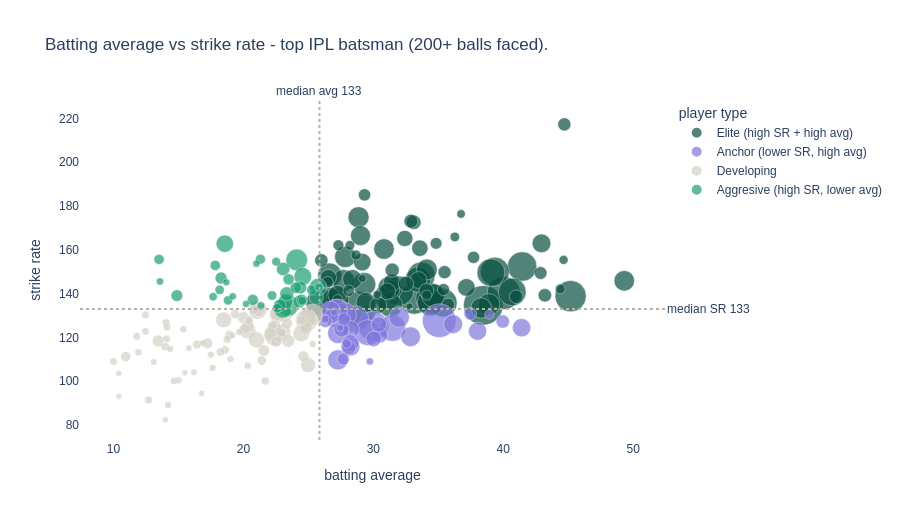

Source (notebook cell):
### Code cell
top_bat = batting[
    (batting["balls_faced"] >= 200) &
    (batting["batting_average"] >= 10) &
    (batting["strike_rate"] >= 80)
].copy()

median_sr = top_bat["strike_rate"].median()
median_avg = top_bat["batting_average"].median()

def quadrant(row):
    if row["strike_rate"] >= median_sr and row["batting_average"] >= median_avg:
        return "Elite (high SR + high avg)"
    if row["strike_rate"] >= median_sr:
        return "Aggresive (high SR, lower avg)"
    if row["batting_average"] >= median_avg:
        return "Anchor (lower SR, high avg)"
    return "Developing"

top_bat["player_type"] = top_bat.apply(quadrant, axis=1)

QUAD_COLORS = {
    "Elite (high SR + high avg)" : "#085041",
    "Aggresive (high SR, lower avg)" : "#1D9E75",
    "Anchor (lower SR, high avg)" : "#7F77DD",
    "Developing" : "#D3D1C7",
}

fig4 = px.scatter(
    top_bat,
    x="batting_average",
    y="strike_rate",
    color="player_type",
    color_discrete_map=QUAD_COLORS,
    size="total_runs",
    size_max=28,
    hover_name="batsman",
    hover_data={
        "total_runs" : True,
        "hundreds" : True,
        "fifties" : True,
        "balls_faced" : True,
        "player_type" : False,
    },
    title="Batting average vs strike rate - top IPL batsman (200+ balls faced).",
    labels={
        "batting_average": "batting average",
        "strike_rate": "strike rate",
        "player_type": "player type",
    },
    height=520,
)

fig4.add_hline(y=median_sr, line_dash="dot", line_color="#B4B2A9",
              annotation_text=f"median SR {median_sr:.0f}", annotation_position="right")
fig4.add_vline(x=median_avg, line_dash="dot", line_color="#B4B2A9",
              annotation_text=f"median avg {median_sr:.0f}", annotation_position="top")

fig4.update_layout(
    plot_bgcolor="white",
    paper_bgcolor="white",
    font_family="Arial",
    legend_title_text="player type",
)
fig4.update_traces(marker_line_width=0.5, marker_line_color="white")
fig4.show()

insight_4 = """
INSIGHT: The top-right quadrant (elite) contains the players most valuable 
in T20 auctions — high average means they don't get out cheaply, high SR means 
they score fast. Bubble size = total career runs. Hover over any bubble to see 
the full player profile. Notice that most 'elite' players have 10,000+ balls 
faced — longevity in the IPL is itself a strong signal of quality.
"""
print(insight_4)

### Figure 1 — Plotly figure (JSON) as saved in the notebook; plotly's stock layout.template omitted (floating-point values rounded to 4 significant figures; data arrays with more than 128 entries replaced by an {"elided": "..."} marker saying what was removed)
{"data": [{"customdata": {"elided": "77x5 mixed values"}, "hovertemplate": "<b>%{hovertext}</b><br><br>batting average=%{x}<br>strike rate=%{y}<br>total_runs=%{customdata[0]}<br>hundreds=%{customdata[1]}<br>fifties=%{customdata[2]}<br>balls_faced=%{customdata[3]}<extra></extra>", "hovertext": ["V Kohli", "RG Sharma", "DA Warner", "KL Rahul", "SK Raina", "MS Dhoni", "SV Samson", "AB de Villiers", "CH Gayle", "KD Karthik", "F du Plessis", "JC Buttler", "Shubman Gill", "SA Yadav", "SS Iyer", "SR Watson", "RR Pant", "Ishan Kishan", "Q de Kock", "KA Pollard", "DA Miller", "YK Pathan", "N Rana", "HH Pandya", "RD Gaikwad", "V Sehwag", "AD Russell", "YBK Jaiswal", "N Pooran", "B Sai Sudharsan", "SE Marsh", "DR Smith", "Abhishek Sharma", "RA Tripathi", "MP Stoinis", "S Dube", "H Klaasen", "AC Gilchrist", "P Simran Singh", "Tilak Varma", "MR Marsh", "VR Iyer", "JM Bairstow", "AK Markram", "RM Patidar", "SO Hetmyer", "TM Head", "RK Singh", "CA Lynn", "PD Salt", "Dhruv Jurel", "TH David", "ML Hayden", "DP Conway", "LS Livingstone", "C Green", "V Suryavanshi", "KP Pietersen", "T Stubbs", "Priyansh Arya", "Shashank Singh", "A Raghuvanshi", "RD Rickelton", "Nithish Kumar Reddy", "ST Jayasuriya", "Naman Dhir", "E Lewis", "JJ Roy", "WG Jacks", "HM Amla", "Ashutosh Sharma", "JP Inglis", "C Connolly", "A Mhatre", "Sameer Rizvi", "KR Mayers", "Kartik Sharma"], "legendgroup": "Elite (high SR + high avg)", "marker": {"color": "#085041", "line": {"color": "white", "width": 0.5}, "size": [9346, 7331, 6567, 5828, 5536, 5439, 5181, 5181, 4997, 4843, 4773, 4647, 4598, 4581, 4233, 3880, 3879, 3600, 3444, 3437, 3288, 3222, 3078, 2964, 2839, 2728, 2655, 2593, 2527, 2515, 2489, 2385, 2379, 2291, 2242, 2129, 2104, 2069, 1865, 1858, 1855, 1677, 1674, 1671, 1612, 1566, 1556, 1398, 1329, 1258, 1195, 1151, 1107, 1080, 1066, 1029, 1028, 1001, 986, 909, 905, 885, 836, 787, 768, 710, 654, 614, 602, 577, 564, 544, 491, 441, 424, 379, 295], "sizemode": "area", "sizeref": 11.92, "symbol": "circle"}, "mode": "markers", "name": "Elite (high SR + high avg)", "orientation": "v", "showlegend": true, "type": "scatter", "x": [38.46, 28.86, 40.04, 45.18, 33.15, 34.42, 31.98, 41.45, 39.35, 25.9, 35.36, 39.05, 40.69, 33.68, 34.41, 31.04, 33.44, 31.3, 31.31, 26.64, 34.61, 29.29, 27.24, 27.7, 38.89, 27.84, 28.86, 34.12, 30.82, 49.31, 38.29, 29.44, 29.01, 26.64, 28.38, 31.31, 42.94, 27.22, 29.14, 37.16, 31.44, 31.06, 33.48, 30.38, 33.58, 26.54, 32.42, 32.51, 34.08, 33.11, 31.45, 32.89, 41.0, 43.2, 26.0, 35.48, 44.7, 35.75, 42.87, 29.32, 37.71, 35.4, 34.83, 28.11, 26.48, 27.31, 27.25, 34.11, 28.67, 44.38, 28.2, 36.27, 44.64, 36.75, 30.29, 29.15, 32.78], "xaxis": "x", "y": [134.6, 132.9, 140.3, 138.8, 137.5, 137.9, 141.3, 152.4, 150.0, 135.7, 135.8, 149.5, 140.7, 148.1, 135.9, 138.5, 146.4, 142.5, 134.7, 148.5, 139.1, 144.3, 137.1, 145.9, 135.0, 156.8, 174.9, 151.0, 160.3, 145.8, 133.4, 135.9, 166.5, 138.4, 146.5, 141.9, 163.0, 139.5, 154.4, 142.8, 144.9, 141.0, 146.2, 134.7, 160.7, 147.3, 165.2, 144.4, 141.2, 172.6, 150.7, 173.1, 138.6, 139.2, 155.2, 149.8, 217.3, 134.9, 149.4, 185.1, 156.6, 141.8, 163.0, 141.3, 145.2, 162.1, 137.1, 139.2, 157.6, 142.1, 162.1, 165.8, 155.4, 176.4, 139.5, 146.9, 134.1], "yaxis": "y"}, {"customdata": {"elided": "36x5 mixed values"}, "hovertemplate": "<b>%{hovertext}</b><br><br>batting average=%{x}<br>strike rate=%{y}<br>total_runs=%{customdata[0]}<br>hundreds=%{customdata[1]}<br>fifties=%{customdata[2]}<br>balls_faced=%{customdata[3]}<extra></extra>", "hovertext": ["S Dhawan", "AM Rahane", "RV Uthappa", "AT Rayudu", "G Gambhir", "MK Pandey", "RA Jadeja", "BB McCullum", "M Vijay", "SPD Smith", "JH Kallis", "SR Tendulkar", "D Padikkal", "R Dravid", "KS Williamson", "JP Duminy", "MEK Hussey", "DPMD Jayawardene", "MK Tiwary", "SS Tiwary", "S Badrinath", "BJ Hodge", "DJ Hussey", "V Shankar", "TM Dilshan", "LMP Simmons", "MC Henriques", "A Symonds", "CL White", "HH Gibbs", "RS Bopara", "OA Shah", "MV Boucher", "DJ Mitchell", "JEC Franklin", "LA Pomersbach"], "legendgroup": "Anchor (lower SR, high avg)", "marker": {"color": "#7F77DD", "line": {"color": "white", "width": 0.5}, "size": [6769, 5367, 4954, 4348, 4217, 4021, 3526, 2882, 2619, 2495, 2427, 2334, 2270, 2174, 2132, 2029, 1977, 1808, 1695, 1494, 1441, 1400, 1322, 1233, 1153, 1079, 1000, 974, 971, 886, 531, 506, 394, 351, 327, 302], "sizemode": "area", "sizeref": 11.92, "symbol": "circle"}, "mode": "markers", "name": "Anchor (lower SR, high avg)", "orientation": "v", "showlegend": true, "type": "scatter", "x": [35.07, 29.98, 27.22, 28.61, 31.47, 29.57, 27.76, 27.19, 27.28, 31.99, 27.27, 32.87, 26.71, 28.23, 36.14, 41.41, 38.02, 28.25, 28.25, 30.49, 30.02, 30.43, 27.54, 26.8, 28.12, 39.96, 26.32, 37.46, 27.74, 27.69, 27.95, 38.92, 26.27, 27.0, 29.73, 27.45], "xaxis": "x", "y": [127.6, 125.1, 130.9, 128.2, 124.2, 122.1, 130.3, 132.4, 121.9, 129.2, 109.7, 120.2, 132.1, 115.8, 126.0, 124.4, 122.8, 123.7, 117.4, 121.0, 119.3, 125.9, 123.5, 129.5, 115.2, 127.2, 127.4, 130.7, 128.3, 110.1, 117.2, 130.4, 128.3, 131.5, 109.0, 124.3], "yaxis": "y"}, {"customdata": {"elided": "76x5 mixed values"}, "hovertemplate": "<b>%{hovertext}</b><br><br>batting average=%{x}<br>strike rate=%{y}<br>total_runs=%{customdata[0]}<br>hundreds=%{customdata[1]}<br>fifties=%{customdata[2]}<br>balls_faced=%{customdata[3]}<extra></extra>", "hovertext": ["WP Saha", "PA Patel", "Yuvraj Singh", "AJ Finch", "AR Patel", "KK Nair", "Mandeep Singh", "KC Sangakkara", "DJ Bravo", "NV Ojha", "DJ Hooda", "EJG Morgan", "SC Ganguly", "KM Jadhav", "IK Pathan", "M Vohra", "LRPL Taylor", "Y Venugopal Rao", "Washington Sundar", "STR Binny", "R Ashwin", "MS Bisla", "Shakib Al Hasan", "GC Smith", "AD Mathews", "TL Suman", "AM Nayar", "GJ Bailey", "PP Chawla", "JD Ryder", "Shahbaz Ahmed", "CJ Anderson", "M Manhas", "Gurkeerat Singh", "PC Valthaty", "SW Billings", "DT Christian", "SA Asnodkar", "J Botha", "LR Shukla", "AL Menaria", "CA Pujara", "Azhar Mahmood", "A Mishra", "DB Ravi Teja", "S Sohal", "P Negi", "KV Sharma", "SN Thakur", "R Bhatia", "P Kumar", "AP Tare", "JO Holder", "Anuj Rawat", "R Vinay Kumar", "Lalit Yadav", "DB Das", "UBT Chand", "DJG Sammy", "SP Goswami", "A Manohar", "Y Nagar", "GH Vihari", "VVS Laxman", "B Chipli", "PK Garg", "R Sathish", "K Rabada", "M Kaif", "Harpreet Brar", "MD Mishra", "K Goel", "AA Jhunjhunwala", "Kuldeep Yadav", "UT Yadav", "SK Warne"], "legendgroup": "Developing", "marker": {"color": "#D3D1C7", "line": {"color": "white", "width": 0.5}, "size": [2934, 2848, 2754, 2092, 2089, 1712, 1706, 1687, 1560, 1554, 1497, 1406, 1349, 1208, 1150, 1083, 1017, 985, 888, 880, 833, 798, 795, 739, 724, 676, 672, 663, 624, 604, 603, 538, 514, 511, 505, 503, 460, 423, 409, 405, 401, 390, 388, 381, 375, 368, 365, 352, 349, 342, 340, 339, 324, 318, 310, 305, 304, 300, 295, 293, 292, 285, 284, 282, 280, 273, 270, 262, 259, 249, 237, 218, 217, 210, 208, 198], "sizemode": "area", "sizeref": 11.92, "symbol": "circle"}, "mode": "markers", "name": "Developing", "orientation": "v", "showlegend": true, "type": "scatter", "x": [24.86, 22.43, 25.27, 24.9, 21.1, 23.14, 20.31, 24.45, 22.61, 21.0, 18.48, 23.05, 24.98, 22.37, 22.12, 22.56, 24.8, 23.45, 21.14, 20.0, 13.44, 21.57, 20.38, 24.63, 23.35, 22.53, 17.23, 22.86, 10.95, 20.83, 20.1, 24.45, 21.42, 18.93, 22.95, 19.35, 16.43, 22.26, 18.59, 13.97, 18.23, 21.67, 20.42, 12.7, 18.75, 20.44, 14.04, 14.08, 12.46, 11.79, 10.0, 14.12, 12.46, 22.71, 11.92, 20.33, 25.33, 15.0, 19.67, 14.65, 15.37, 19.0, 14.2, 17.62, 17.5, 14.37, 16.88, 13.1, 16.19, 19.15, 15.8, 16.77, 15.5, 14.0, 10.4, 10.42], "xaxis": "x", "y": [127.8, 121.2, 130.2, 128.7, 132.6, 130.8, 123.2, 121.8, 130.4, 118.8, 128.0, 122.6, 107.3, 124.7, 121.4, 130.8, 124.3, 118.4, 132.1, 129.0, 118.3, 114.0, 125.2, 111.3, 126.3, 118.0, 117.3, 122.5, 111.2, 132.8, 123.8, 127.8, 109.4, 121.1, 122.0, 130.7, 116.8, 125.5, 114.2, 115.7, 113.3, 100.0, 128.1, 91.37, 119.0, 127.3, 126.7, 119.3, 130.2, 120.4, 109.0, 124.6, 122.7, 119.1, 113.1, 107.0, 116.9, 100.3, 122.4, 100.0, 123.7, 110.0, 89.03, 106.0, 112.0, 114.7, 117.4, 108.7, 104.0, 120.9, 115.0, 94.37, 103.8, 82.35, 103.5, 92.96], "yaxis": "y"}, {"customdata": {"elided": "37x5 mixed values"}, "hovertemplate": "<b>%{hovertext}</b><br><br>batting average=%{x}<br>strike rate=%{y}<br>total_runs=%{customdata[0]}<br>hundreds=%{customdata[1]}<br>fifties=%{customdata[2]}<br>balls_faced=%{customdata[3]}<extra></extra>", "hovertext": ["GJ Maxwell", "MA Agarwal", "KH Pandya", "PP Shaw", "R Parag", "SP Narine", "R Tewatia", "A Badoni", "MM Ali", "JM Sharma", "SM Curran", "JA Morkel", "BA Stokes", "Abdul Samad", "Harbhajan Singh", "N Wadhera", "M Shahrukh Khan", "Abishek Porel", "SN Khan", "PJ Cummins", "Rashid Khan", "CH Morris", "D Brevis", "R Powell", "MK Lomror", "JP Faulkner", "SE Rutherford", "RR Rossouw", "NLTC Perera", "JR Hopes", "R Ravindra", "Rahmanullah Gurbaz", "JC Archer", "RN ten Doeschate", "Aniket Verma", "C de Grandhomme", "Ramandeep Singh"], "legendgroup": "Aggresive (high SR, lower avg)", "marker": {"color": "#1D9E75", "line": {"color": "white", "width": 0.5}, "size": [2820, 2764, 1982, 1892, 1879, 1820, 1302, 1178, 1167, 1107, 997, 975, 935, 859, 833, 784, 775, 769, 746, 642, 635, 618, 606, 555, 527, 527, 520, 473, 424, 417, 413, 363, 326, 326, 315, 303, 299], "sizemode": "area", "sizeref": 11.92, "symbol": "circle"}, "mode": "markers", "name": "Aggresive (high SR, lower avg)", "orientation": "v", "showlegend": true, "type": "scatter", "x": [24.1, 23.42, 23.05, 24.57, 25.74, 18.57, 23.25, 25.61, 23.34, 23.06, 24.32, 24.38, 22.8, 18.28, 14.88, 24.5, 23.48, 24.03, 20.72, 17.83, 13.51, 21.31, 25.25, 22.2, 18.17, 18.82, 22.61, 22.52, 17.67, 24.53, 25.81, 21.35, 13.58, 19.18, 21.0, 20.2, 18.69], "xaxis": "x", "y": [155.4, 134.5, 132.9, 147.8, 142.9, 162.8, 136.5, 138.3, 139.9, 151.2, 136.4, 142.8, 134.5, 147.1, 139.1, 137.1, 146.5, 142.7, 137.1, 152.9, 155.6, 155.7, 141.6, 139.1, 141.7, 136.9, 133.3, 154.6, 138.6, 136.7, 142.9, 134.4, 145.5, 138.7, 153.7, 135.3, 145.2], "yaxis": "y"}], "layout": {"annotations": [{"showarrow": false, "text": "median SR 133", "x": 1, "xanchor": "left", "xref": "x domain", "y": 132.9, "yanchor": "middle", "yref": "y"}, {"showarrow": false, "text": "median avg 133", "x": 25.85, "xanchor": "center", "xref": "x", "y": 1, "yanchor": "bottom", "yref": "y domain"}], "font": {"family": "Arial"}, "height": 520, "legend": {"itemsizing": "constant", "title": {"text": "player type"}, "tracegroupgap": 0}, "paper_bgcolor": "white", "plot_bgcolor": "white", "shapes": [{"line": {"color": "#B4B2A9", "dash": "dot"}, "type": "line", "x0": 0, "x1": 1, "xref": "x domain", "y0": 132.9, "y1": 132.9, "yref": "y"}, {"line": {"color": "#B4B2A9", "dash": "dot"}, "type": "line", "x0": 25.85, "x1": 25.85, "xref": "x", "y0": 0, "y1": 1, "yref": "y domain"}], "title": {"text": "Batting average vs strike rate - top IPL batsman (200+ balls faced)."}, "xaxis": {"anchor": "y", "domain": [0, 1], "title": {"text": "batting average"}}, "yaxis": {"anchor": "x", "domain": [0, 1], "title": {"text": "strike rate"}}}}
